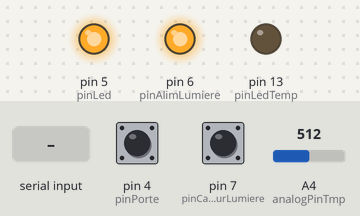
A sketch run on a simulated Arduino Uno, built with avr-gcc and run on an emulated ATmega328P. Parts: output pins drawn as LEDs (lit = HIGH). Dashed ring = blinking. The test bench sets the inputs (shaded band); at power-on: pin 7 (pinCapteurLumiere) HIGH, pin 4 (pinPorte) HIGH, A4 (analogPinTmp) = 512. Sleep ends after the set time or at an interrupt; the modem accepts every AT command (registered, SIM ready, sends succeed) and sends nothing else.

Above: at 3.2 s.
3.3 s: byte 43 (43) received over Serial
At 3.75 s:
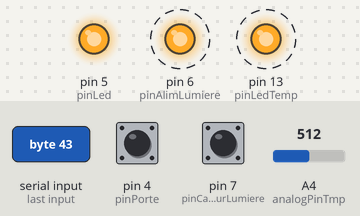
6.3 s: pin 7 (pinCapteurLumiere) pulled LOW for 0.15 s
At 6.46 s:
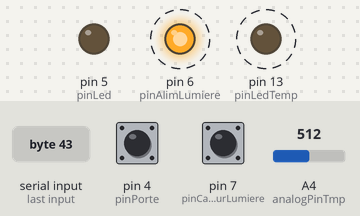
9.3 s: pin 7 (pinCapteurLumiere) pulled LOW for 1 s
At 9.59 s:
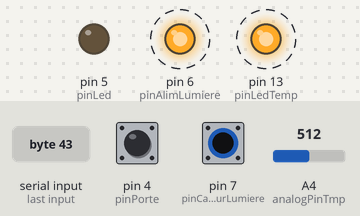
12.3 s: pin 7 (pinCapteurLumiere) pulled LOW for 3.2 s
At 12.62 s:
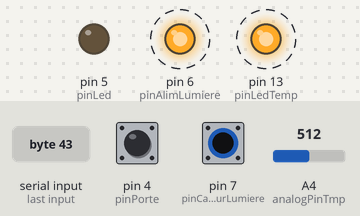
Timing chart, 0 to 18.0 s (numbered marks = the images above; inputs shaded):
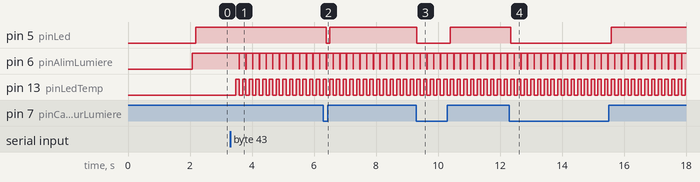

The sketch:

tp5.ino
```cpp
#include <SoftwareSerial.h>
#include <EEPROM.h>
#include <avr/sleep.h>
#include <avr/interrupt.h>


// j'ai effectué les tests avec le mode idle et sans le mode idle et en effet on gagne
// en performance. On passe de 0.5v a 0.3v


// bluetooth
const byte rxPin = 2; // à relier au TxD du HM-10
const byte txPin = 3; // à relier au RxD du HM-10
SoftwareSerial BT(rxPin, txPin);

//general
unsigned int delayTime = 1000; // temps entre chaque capture
unsigned int incomingByte = 0; // serial data
unsigned int adress = 0; // adress EEPROM

// temperature
unsigned int tempVolt = 0; // variable qui va lire la valeur recu du capteur de temperature
int temp = 0; // temperature calculée
int tempArray[400]; // array avec toutes les temperatures stockées
unsigned char indiceTempArray = 0; // indice de notre array
unsigned char analogPinTmp = 4; // pin analogique sur lequel on va connecter notre capteur

// porte
unsigned char pinPorte = 4;
unsigned char etatPorte = 0;

// capteur lumiere
unsigned char pinAlimLumiere = 6;
unsigned char pinCapteurLumiere = 7;
unsigned char etatCapteurLumiere = 0;

// etat boite aux lettres
#define VIDE 0
#define REMPLI 1
unsigned char etat ; // variable qui prendra les valeurs VIDE ou REMPLI au cours du temps
unsigned int compteur;


// led
unsigned char pinLed = 5;
unsigned char pinLedTemp = 13;
bool blinkLedBlink = false;

//temps
unsigned long timeOldTemp = 0;
unsigned long timeOldCapteur = 0;
unsigned long time = 0;

boolean b = false;


// ------- SETUP ------- //

void setup() {
  Serial.begin(19200);
  BT.begin(9600);
  // delay pour que le bt se connect bien
  delay(1000);
  BT.print("AT+NAMEQuentin"); //module renommé BTM21 par la commande AT+NAME
  delay(1000);
  analogReference(INTERNAL); //VREF = 1.1V interne
  delayTime = readIntFromEEPROM(adress); // lit la valeur stocké en mémoire
  if (delayTime) {
    BT.print("Delay fixé grace a l'eeprom à ");
    BT.println(delayTime);
  }
  else {
    delayTime = 1000;
    BT.print("Delay fixé à ");
    BT.println(delayTime);
  }

  pinMode(pinPorte, INPUT_PULLUP);
  pinMode(pinCapteurLumiere, INPUT_PULLUP);
  pinMode(pinLed, OUTPUT);
  pinMode(pinLedTemp, OUTPUT);
  pinMode(pinAlimLumiere, OUTPUT);


  //setup de la boite aux letrre
  etat = REMPLI;
}

// ------- LOOP ------- //

void loop() {
  set_sleep_mode(SLEEP_MODE_IDLE); // configurer en mode IDLE
  sleep_enable(); // valider le mode veille
  sleep_mode(); // activer la veille

  time = millis();

  // TEMPERATURE
  if ( time - timeOldTemp > delayTime) {
    timeOldTemp = time;
    blinkLedBlink = !blinkLedBlink;
    //    fait blink la led inter
    if (blinkLedBlink) {
      digitalWrite(pinLedTemp, HIGH);
    } else {
      digitalWrite(pinLedTemp, LOW);
    }

    tempVolt = analogRead(analogPinTmp); // lit la valeur analogique sur le pin analogPinTmp

    temp = (tempVolt - 500); // convertion des volts en celcuis
    tempArray[indiceTempArray] = temp; // stocke les temps dans un tab

    indiceTempArray++; // incrementation du nombre de temps aqueries

    if (b) {
      BT.print("temp=");
      BT.print(temp / 10);
      BT.print(".");
      BT.print(temp % 10);
    } else {
      BT.print("porte=");
      etatPorte = EtatPorte();
      if (etatPorte == 0) {
        BT.print("0");
      }
      else if (etatPorte == 1) {
        BT.print("1");
      }
    }
    b = !b;
  }


  // CAPTEUR
  if ( time - timeOldCapteur > 20) {
    timeOldCapteur = time;


    // SERIAL
    if (Serial.available() > 0) {
      incomingByte = Serial.read();
      manageInputTemp(incomingByte);
      manageInputData(incomingByte);
      askBoxState(incomingByte, etat, compteur);
      if (manageVideBoite(incomingByte)) {
        etat = VIDE;
      }
    }

    // BLUETOOTH
    if (BT.available()) {
      incomingByte = BT.read();
      manageInputTemp(incomingByte);
      manageInputData(incomingByte);
      askBoxState(incomingByte, etat, compteur);
      if (manageVideBoite(incomingByte)) {
        etat = VIDE;
      }
    }

    // ETAT DE LA PORT
    etatPorte = EtatPorte();
    if (etatPorte == 0) {
      //      Serial.println("Porte fermée");
    }
    else if (etatPorte == 1) {
      //      Serial.println("Porte Ouverte");
      etat = VIDE;
    }

    //CAPTEUR DE LA LUMIERE
    digitalWrite(pinAlimLumiere, HIGH);
    delay(100);
    etatCapteurLumiere = EtatCapteurLumiere();
    digitalWrite(pinAlimLumiere, LOW);
    if (etatCapteurLumiere == 0) {
      //     Serial.println("Lumiere Ouverte");
    }
    else if (etatCapteurLumiere == 1) {
      //      Serial.println("Lumiere Fermée");
      etat = REMPLI;
    }

    CommandeSortie(etat, pinLed);
  }
}


// ------- FUCNTIONS ------- //

// fonction qui gere les entrées + et -
void manageInputTemp(int incomingByte) {
  // 43 = "+"
  if (incomingByte == 43) {
    delayTime = delayTime + 100;
    //    BT.println("on augmente le rythme de prise de tmp");
  }

  // 45 = "-"
  else if (incomingByte == 45) {
    if (delayTime > 150) {
      delayTime = delayTime - 100;
      //      BT.println("on diminue le rythme de prise de tmp");
    }
    else {
      //      BT.println("delay deja trop bas ...");
    }
  }
  if (incomingByte == 43 or incomingByte == 45) {
    //    BT.print("le nouveau rythme est de : ");
    //    BT.print(delayTime);
    //    BT.println("ms");
  }
}

// fonction qui gere les entrées e et m
void manageInputData(int incomingByte) {
  // touche e
  if (incomingByte == 101) {
    //    for (int i = 0; i < indiceTempArray; i++) {
    //      BT.print("temp=");
    //      BT.print(tempArray[i] / 10);
    //      BT.print(".");
    //      BT.print(tempArray[i] % 10);
    //      BT.print(",");
    //    }
    BT.print("temp=");
    BT.print(tempArray[0] / 10);
    BT.print(".");
    BT.print(tempArray[0] % 10);
    indiceTempArray = 0;
  }

  //touche m
  if (incomingByte == 109) {
    writeIntIntoEEPROM(adress, delayTime);
  }
}


void askBoxState(int incomingByte, unsigned char etat, unsigned int & compteur) {
  //touche ?
  if (incomingByte == 63) {
    compteur++;
    if (etat == VIDE) {
      BT.println("n");
    } else {
      BT.println("o");
      BT.println(compteur % 65536);
    }
  }
}

bool manageVideBoite(int incomingByte) {
  //touche r
  if (incomingByte == 114) {
    return true;
  }
  return false;
}

// fonction qui ecrit dans eeprom un nombre à l'adr adress
void writeIntIntoEEPROM(int address, int number) {
  BT.println("ECRITURE DANS L EEPROM");
  byte byte1 = number >> 8;
  byte byte2 = number & 0xFF;
  EEPROM.write(address, byte1);
  EEPROM.write(address + 1, byte2);
}

// fonction qui lit dans eeprom un nombre à l'adr adress
unsigned int readIntFromEEPROM(unsigned int address) {
  BT.println("LECTURE DE L EEPROM");
  byte byte1 = EEPROM.read(address);
  byte byte2 = EEPROM.read(address + 1);
  return (byte1 << 8) + byte2;
}

// 1 si porte ouverte 0 sinon
int EtatPorte(void) {
  return digitalRead(pinPorte);
}


// 1 si porte lettre 0 sinon
int EtatCapteurLumiere(void) {
  return digitalRead(pinCapteurLumiere);
}

void CommandeSortie (unsigned char Etat, int ledPin) {
  switch (etat) {
    case VIDE :
      digitalWrite(ledPin, LOW);
      break;
    case REMPLI :
      digitalWrite(ledPin, HIGH);
      break;
  }
}
```

Measured:
- after the input at 3.3 s, pin 6 (pinAlimLumiere): alternates HIGH for 0.21 s and LOW for 0.01 s, starting after 0.29 s; pin 13 (pinLedTemp): alternates HIGH for 0.11 s and LOW for 0.11 s, starting after 0.18 s
- after the input at 6.3 s, pin 5 (pinLed): HIGH → LOW after 0.10 s, → HIGH 0.11 s later
- after the input at 9.3 s, pin 5 (pinLed): HIGH → LOW at once, → HIGH 1.1 s later
- after the input at 12.3 s, pin 5 (pinLed): HIGH → LOW after 0.05 s, → HIGH 3.2 s later
